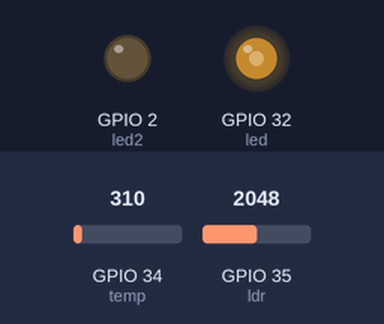
The sketch below on a simulated ESP32. Shown: output pins drawn as LEDs (lit = HIGH). Inputs (shaded band) come from the test bench; at power-on: GPIO 35 (ldr) = 2048, GPIO 34 (temp) = 310. WiFi joins after 1.5 s; servers stay silent unless stated; no MQTT or app messages arrive unless stated; what the sketch prints to the serial monitor is not drawn.

Above: at 2.7 s.
2.8 s: GPIO 35 (ldr) set to 2866
At 3.9 s:
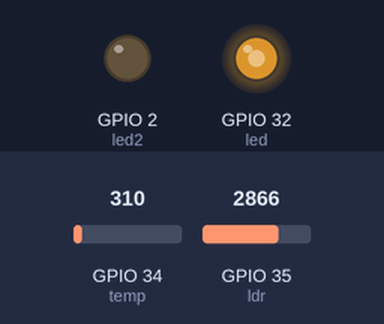
5.0 s: GPIO 35 (ldr) set to 3603
At 6.7 s:
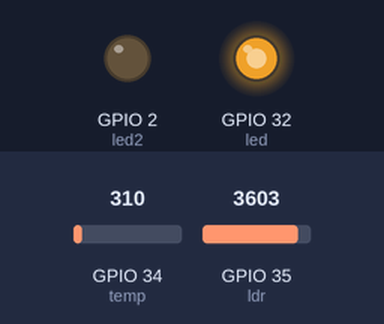
7.0 s: GPIO 35 (ldr) set to 491
At 8.3 s:
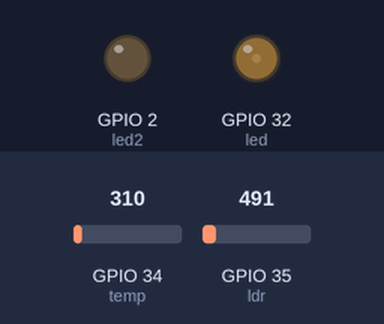
Timing chart, 0 to 10.0 s (numbered marks = the images above; inputs shaded):
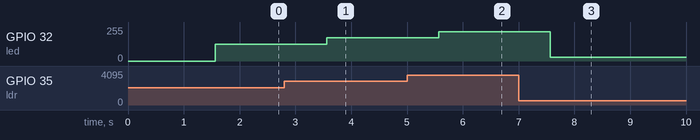

The sketch:

sketch_may15a.ino
```cpp
  #include <WiFi.h>
  #include <PubSubClient.h>
  #include <string.h>

  byte led = 32;
  byte led2 = 2;
  byte ldr = 35;
  byte temp = 34;

  // WiFi
  const char *ssid = ""; // Enter your WiFi name
  const char *password = "";  // Enter WiFi password

  // MQTT Broker
  const char *mqtt_broker = "broker.emqx.io";
  const char *topic = "/botao";
  const char *topic2 = "/luminosidade";
  const char *topic3 = "/temperatura";
  const char *mqtt_username = "you_username";
  const char *mqtt_password = "you_password";
  const int mqtt_port = 1883;

  const int ledChannel = 0;
  const int ledResolution = 8;

  const int termistorPin = temp;  // Pino analógico onde o termistor está conectado
  const float termistorNominal = 10000;  // Resistência nominal do termistor
  const float tempNominal = 25.0;  // Temperatura nominal do termistor em graus Celsius
  const float beta = 3950;

  WiFiClient espClient;
  PubSubClient client(espClient);

  void setup() {
  // Set software serial baud to 115200;
  Serial.begin(115200);
  pinMode(led, OUTPUT);
  pinMode(led2, OUTPUT);
  pinMode(ldr, INPUT);
  pinMode(temp, INPUT);
  // connecting to a WiFi network
  WiFi.begin(ssid, password);
  while (WiFi.status() != WL_CONNECTED) {
      delay(500);
      Serial.println("Connecting to WiFi..");
  }
  Serial.println("Connected to the WiFi network");
  //connecting to a mqtt broker
  client.setServer(mqtt_broker, mqtt_port);
  client.setCallback(callback);
  while (!client.connected()) {
      String client_id = "esp32-client-";
      client_id += String(WiFi.macAddress());
      Serial.printf("The client %s connects to the public mqtt broker\n", client_id.c_str());
      if (client.connect(client_id.c_str(), mqtt_username, mqtt_password)) {
          Serial.println("Public emqx mqtt broker connected");
      } else {
          Serial.print("failed with state ");
          Serial.print(client.state());
          delay(2000);
      }
  }
  // publish and subscribe
  String ldrValue = String(analogRead(ldr));
  client.publish(topic2, ldrValue.c_str());
  client.subscribe(topic);
  String tempValue = String(analogRead(temp));
  client.publish(topic3, tempValue.c_str());
  client.subscribe(topic);
  // Configure LED PWM
  ledcSetup(ledChannel, 5000, ledResolution);
  ledcAttachPin(led, ledChannel);
  }

  void callback(char *topic, byte *payload, unsigned int length) {
    Serial.print("Message arrived in topic: ");
    Serial.println(topic);
    Serial.print("Message:");
    int valorldr;
    int luminosidade;

    valorldr = analogRead(ldr);
    luminosidade = map(valorldr, 0, 1023, 0, 255);
    Serial.print("Valor lido do LDR : ");
    Serial.print(valorldr);
    Serial.print(" ** Luminosidade : ");
    Serial.println(luminosidade);
    // analogWrite(led, luminosidade);

    String message = "";
    for (int i = 0; i < length; i++) {
      message += (char)payload[i];
    }
    Serial.println(message);
    Serial.println();
    Serial.println("-----------------------");

    // if (message.equals("ligar") || message.equals("1")) {
    //   digitalWrite(led2, HIGH);
    //   Serial.println("LED ligado");
    // } else if (message.equals("desligar") || message.equals("0")) {
    //   digitalWrite(led2, LOW);
    //   Serial.println("LED desligado");
    // }
  }
  float convertToTemperature(int termistorValue) {
    const float seriesResistor = 10000.0;  // Valor da resistência em ohms
    const float termistorNominal = 10000.0;  // Valor nominal da resistência do termistor em ohms
    const float termistorCoefficient = 3950.0;  // Coeficiente do termistor
    const float termistorTemperature = 25.0;  // Temperatura nominal do termistor em graus Celsius
    float voltage = termistorValue * (3.3 / 4095.0);  // Tensão medida pelo ADC
    float resistance = (3.3 * seriesResistor / voltage) - seriesResistor;  // Resistência do termistor

    float temperature = (resistance - termistorNominal) / termistorCoefficient;  // Aproximação linear
    temperature += termistorTemperature;  // Offset de temperatura

    return temperature;
  }


  void loop() {

    client.loop(); // Manter a conexão com o MQTT Broker ativa

    // Ler valor do sensor LDR
    int ldrValue = analogRead(ldr);
    int tempValue = analogRead(temp);

    // Converter o valor para porcentagem
    int ldrPercentage = map(ldrValue, 0, 4095, 100, 0);

    // Ajustar o brilho do LED de acordo com a porcentagem
    int ledBrightness = map(ldrPercentage, 100, 0, 0, pow(2, ledResolution) - 1);
    ledcWrite(ledChannel, ledBrightness);

    // Publicar valor em porcentagem no tópico
    String ldrPercentageStr = String(ldrPercentage);
    client.publish(topic2, ldrPercentageStr.c_str());

    float temperature = convertToTemperature(tempValue);
    String temperatureStr = String(temperature);
    client.publish(topic3, temperatureStr.c_str());

    delay(1000); // Aguardar 1 segundo antes de enviar o próximo valor

  }
```

Measured:
- after the input at 2.8 s, GPIO 32 (led): 127/255 → 174/255 after 0.76 s
- after the input at 5.0 s, GPIO 32 (led): 174/255 → 220/255 after 0.57 s
- after the input at 7.0 s, GPIO 32 (led): 220/255 → 28/255 after 0.57 s
